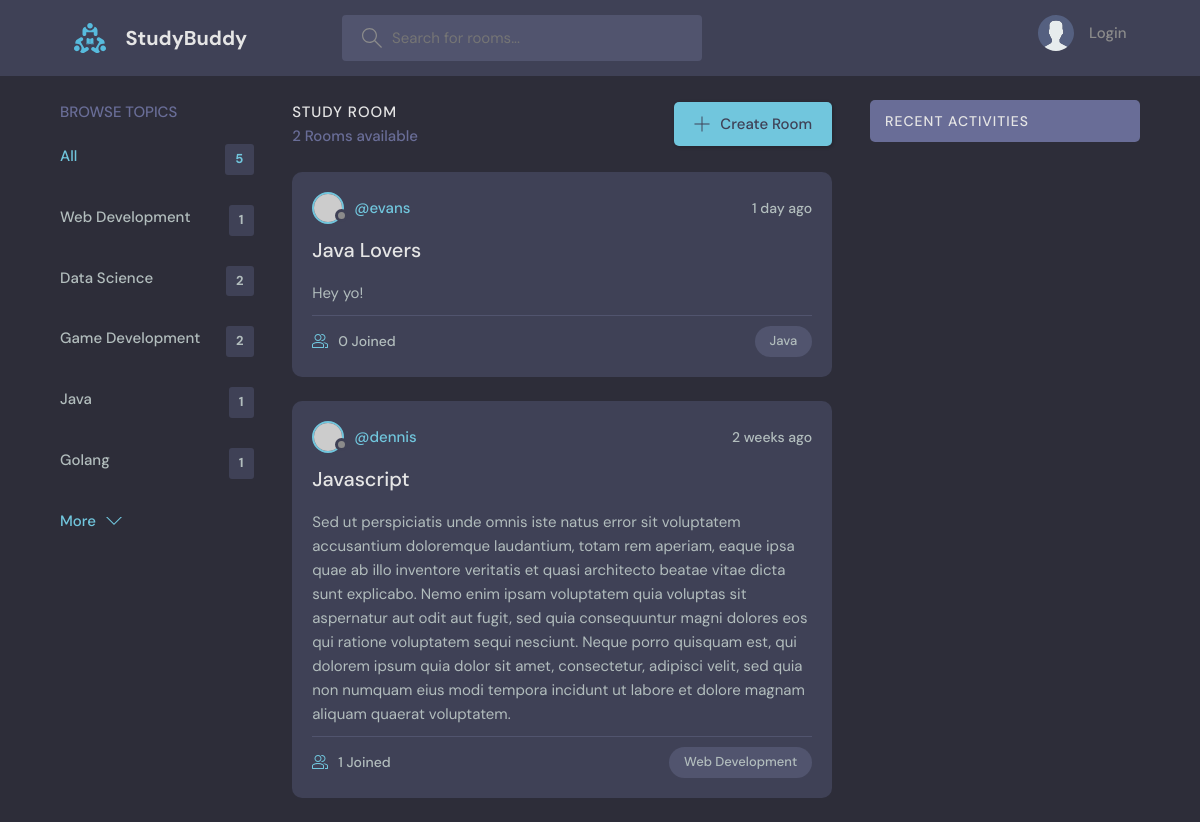
Screenshot of /?q=Java with the database file from the repository.
### base/models.py (models this page shows, shortened)
class Topic(models.Model):
    name = models.CharField(max_length=200)

class Room(models.Model):
    host = models.ForeignKey(User, on_delete=models.SET_NULL, null=True)
    topic = models.ForeignKey(Topic, on_delete=models.SET_NULL, null=True)
    name = models.CharField(max_length=200)
    description = models.TextField(null=True)
    participants = models.ManyToManyField(User, related_name='participants', blank=True)
    updated = models.DateTimeField(auto_now=True)
    created = models.DateTimeField(auto_now_add=True)
    class Meta:
        ordering = ['-updated', '-created']

### base/views.py (the view)
# urls.py: 2. Add a URL to urlpatterns:  path('', views.home, name='home')
def home(request):
    q = request.GET.get('q') if request.GET.get('q') != None else ''
    rooms = Room.objects.filter(
        Q(topic__name__icontains=q) |
        Q(name__icontains=q)|
        Q(description__icontains=q)
    )
    topics = Topic.objects.all()
    room_count = rooms.count()
    room_messages = Message.objects.filter(Q(room__topic__name__icontains=q))
    context = {"rooms": rooms, "topics": topics, "room_count": room_count, "room_messages": room_messages}
    return render (request, 'base/home.html', context)

### base/templates/base/home.html (shortened to what this page needs)
{% extends 'main.html' %}
{% block content %}
    <main class="layout layout--3">
      <div class="container">
        {% include 'base/topics_component.html' %}
        <div class="roomList">
          <div class="roomList__header">
            <div>
              <h2>Study Room</h2>
              <p>{{room_count}} Rooms available</p>
            </div>
            <a class="btn btn--main" href="{% url 'create-room' %}">
              <svg version="1.1" xmlns="http://www.w3.org/2000/svg" width="32" height="32" viewBox="0 0 32 32">
                <title>add</title>
                <path
                  d="M16.943 0.943h-1.885v14.115h-14.115v1.885h14.115v14.115h1.885v-14.115h14.115v-1.885h-14.115v-14.115z"
                ></path>
              </svg>
              Create Room
            </a>
          </div>
          {% include 'base/feed_component.html' %}
        </div>
       {% include 'base/activity_component.html' %}
      </div>
    </main>
{% endblock content %}

### base/templates/base/topics_component.html
<div class="topics">
    <div class="topics__header">
      <h2>Browse Topics</h2>
    </div>
    <ul class="topics__list">
      <li>
        <a href="{% url 'home' %}" class="active">All <span>{{topics.count}}</span></a>
      </li>
      {% for topic in topics %}
      <li>
        <a href="{%  url 'home' %}?q={{topic.name}}">{{topic.name}} <span>{{topic.room_set.all.count}}</span></a>
      </li>
      {% endfor %}
    </ul>
    <a class="btn btn--link" href="{% url 'topics' %}">
      More
      <svg version="1.1" xmlns="http://www.w3.org/2000/svg" width="32" height="32" viewBox="0 0 32 32">
        <title>chevron-down</title>
        <path d="M16 21l-13-13h-3l16 16 16-16h-3l-13 13z"></path>
      </svg>
    </a>
  </div>

### base/templates/base/feed_component.html (shortened to what this page needs)
{% for room in rooms %}
    <div class="roomListRoom">
        <div class="roomListRoom__header">
            <a href="{% url 'user-profile' room.host.id %}" class="roomListRoom__author">
                <div class="avatar avatar--small">
                <img src="https://randomuser.me/api/portraits/women/11.jpg" />
                </div>
                <span>@{{room.host.username}}</span>
            </a>
            <div class="roomListRoom__actions">
                <span>{{room.created|timesince}} ago</span>
            </div>
        </div>
        <div class="roomListRoom__content">
            <a href ="{% url 'room' room.id %}">{{room.name}}</a>
            <p>
            {{room.description}}
            </p>
        </div>
        <div class="roomListRoom__meta">
        <a href="{% url 'room' room.id %}" class="roomListRoom__joined">
            {{room.participants.all.count}} Joined
        </a>
        <p class="roomListRoom__topic">{{room.topic.name}}</p>
        </div>
    </div>
{% endfor %}

### static/styles/style.css (style rules this page uses)
:root { --color-main: #71c6dd; --color-main-light: #e1f6fb; --color-dark: #3f4156; --color-dark-medium: #51546e; --color-dark-light: #696d97; --color-light: #e5e5e5; --color-gray: #8b8b8b; --color-light-gray: #b2bdbd; --color-bg: #2d2d39; --color-success: #5dd693; --color-error: #fc4b0b; }
* { font-family: "DM Sans", -apple-system, BlinkMacSystemFont, "Segoe UI", Roboto, Oxygen, Ubuntu, Cantarell, "Open Sans", "Helvetica Neue", sans-serif; margin: 0; padding: 0; box-sizing: border-box; text-rendering: optimizeLegibility; font-size: inherit; }
html { font-size: 56.25%; }
@media only screen and (min-width: 1200px) { html { font-size: 62.5%; } }
body { line-height: 1.6; font-weight: 400; font-size: 1.5rem; color: var(--color-light-gray); background-color: var(--color-bg); min-height: 100vh; }
img { width: 100%; }
a { display: inline-block; color: var(--color-main); text-decoration: none; }
.container { max-width: 120rem; width: 90%; margin: auto; }
.btn { background-color: transparent; border: none; display: inline-flex; align-items: center; gap: 1rem; cursor: pointer; transition: all ease-in-out 0.3s; padding: 1rem 2rem; border-radius: 5px; box-shadow: 1px 1px 3px 1px rgba(0, 0, 0, 0.15); font-weight: 500; }
.btn--link { border-radius: 0; padding: 0; color: var(--color-main); box-shadow: none; }
.btn--main { background-color: var(--color-main); color: var(--color-dark); }
.btn > svg { fill: currentColor; width: 1.6rem; height: 1.6rem; }
.avatar { position: relative; display: inline-block; border-radius: 50%; border: 2px solid var(--color-main); }
.avatar img { display: block; border-radius: 50%; object-fit: cover; object-position: center; }
.avatar::after { content: ""; display: block; position: absolute; background-color: var(--color-gray); z-index: 111; border-radius: 50%; border: 0.3rem solid var(--color-dark); }
.avatar.avatar--small img { width: 2.8rem; height: 2.8rem; }
.avatar.avatar--small:after { width: 0.7rem; height: 0.7rem; bottom: 0px; right: -6px; }
.layout { margin-top: 2.4rem; }
.layout > .container { display: flex; justify-content: space-between; align-items: flex-start; }
.layout--3 > .container > div:first-child { flex-basis: 18%; max-width: 22.5rem; }
.layout--3 > .container > div:nth-child(2) { flex-basis: 50%; }
.topics__header { margin-bottom: 2rem; }
.topics__header h2 { text-transform: uppercase; font-weight: 500; color: var(--color-dark-light); }
.topics__list { list-style: none; }
.topics__list li a { display: flex; justify-content: space-between; margin-bottom: 3rem; font-weight: 500; color: var(--color-light-gray); transition: all 0.3s ease-in-out; }
.topics__list li a.active, .topics__list li a:hover { color: var(--color-main); }
.topics__list li a span { padding: 0.5rem 1rem; background-color: var(--color-dark); border-radius: 3px; font-size: 1.3rem; font-weight: 700; letter-spacing: 1px; }
.roomList__header { display: flex; justify-content: space-between; align-items: center; margin-bottom: 2.4rem; }
.roomList__header h2 { text-transform: uppercase; font-weight: 500; color: var(--color-light); letter-spacing: 1px; }
.roomList__header p { font-weight: 500; color: var(--color-dark-light); }
.roomListRoom { margin-bottom: 2.4rem; background-color: var(--color-dark); border-radius: 1rem; padding: 2rem; }
.roomListRoom__header { display: flex; justify-content: space-between; align-items: center; }
.roomListRoom__author { font-weight: 500; display: flex; align-items: center; gap: 1rem; }
.roomListRoom__actions { display: flex; align-items: flex-start; gap: 1rem; position: relative; }
.roomListRoom__actions span { font-size: 1.4rem; font-weight: 500; }
.roomListRoom__content { margin: 1rem 0; }
.roomListRoom__content a { font-size: 2rem; font-weight: 500; margin-bottom: 1.5rem; color: var(--color-light); transition: all 0.3s ease-in-out; }
.roomListRoom__meta { border-top: 1px solid var(--color-dark-medium); padding-top: 1rem; display: flex; align-items: center; justify-content: space-between; }
.roomListRoom__joined { color: var(--color-light-gray); display: flex; align-items: center; gap: 1rem; font-size: 1.4rem; font-weight: 500; }
.roomListRoom__joined svg { fill: var(--color-main); width: 1.6rem; height: 1.6rem; }
.roomListRoom__topic { padding: 5px 1.5rem; background-color: var(--color-dark-medium); border-radius: 5rem; font-weight: 500; font-size: 1.3rem; }

### rows the page displays
Topic: name "Web Development", room_set.all.count "1"
Topic: name "Data Science", room_set.all.count "2"
Topic: name "Game Development", room_set.all.count "2"
Topic: name "Java", room_set.all.count "1"
Topic: name "Golang", room_set.all.count "1"
Room: host.username "evans", created "1 day", name "Java Lovers", description "Hey yo!", participants.all.count "0", topic.name "Java"
Room: host.username "dennis", created "2 weeks", name "Javascript", description "Sed ut perspiciatis unde omnis iste natus error sit voluptatem accusantium doloremque laudantium, totam rem aperiam, eaque ipsa quae ab illo inventore veritatis et quasi architecto beatae vitae dicta sunt explicabo. Nemo enim ipsam voluptatem quia voluptas sit aspernatur aut odit aut fugit, sed quia consequuntur magni dolores eos qui ratione voluptatem sequi nesciunt. Neque porro quisquam est, qui dolorem ipsum quia dolor sit amet, consectetur, adipisci velit, sed quia non numquam eius modi tempora incidunt ut labore et dolore magnam aliquam quaerat voluptatem.", participants.all.count "1", topic.name "Web Development"

### other values shown
{{ topics.count }} "5"
{{ room_count }} "2"
